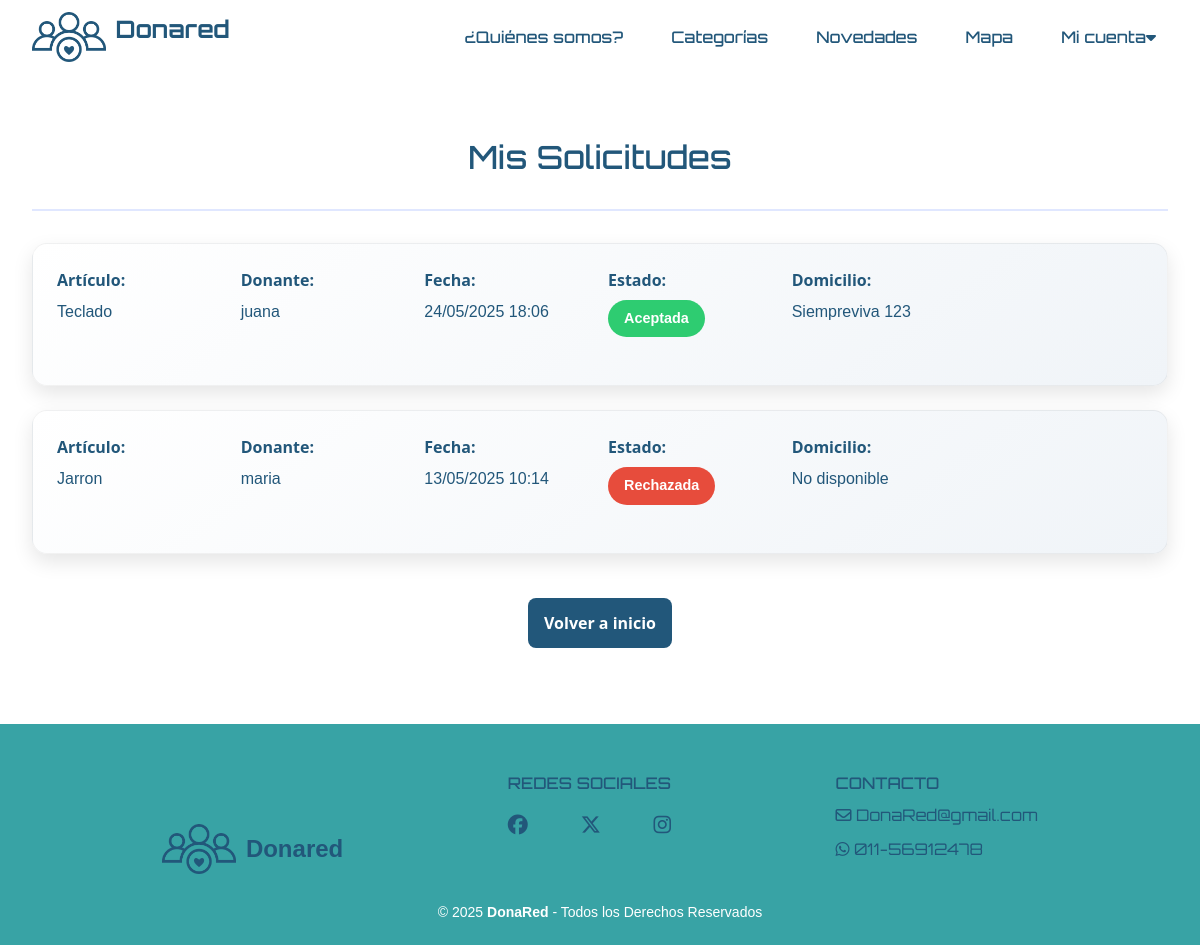
/solicitudes/ (signed in), run on an earlier commit of the app's database.
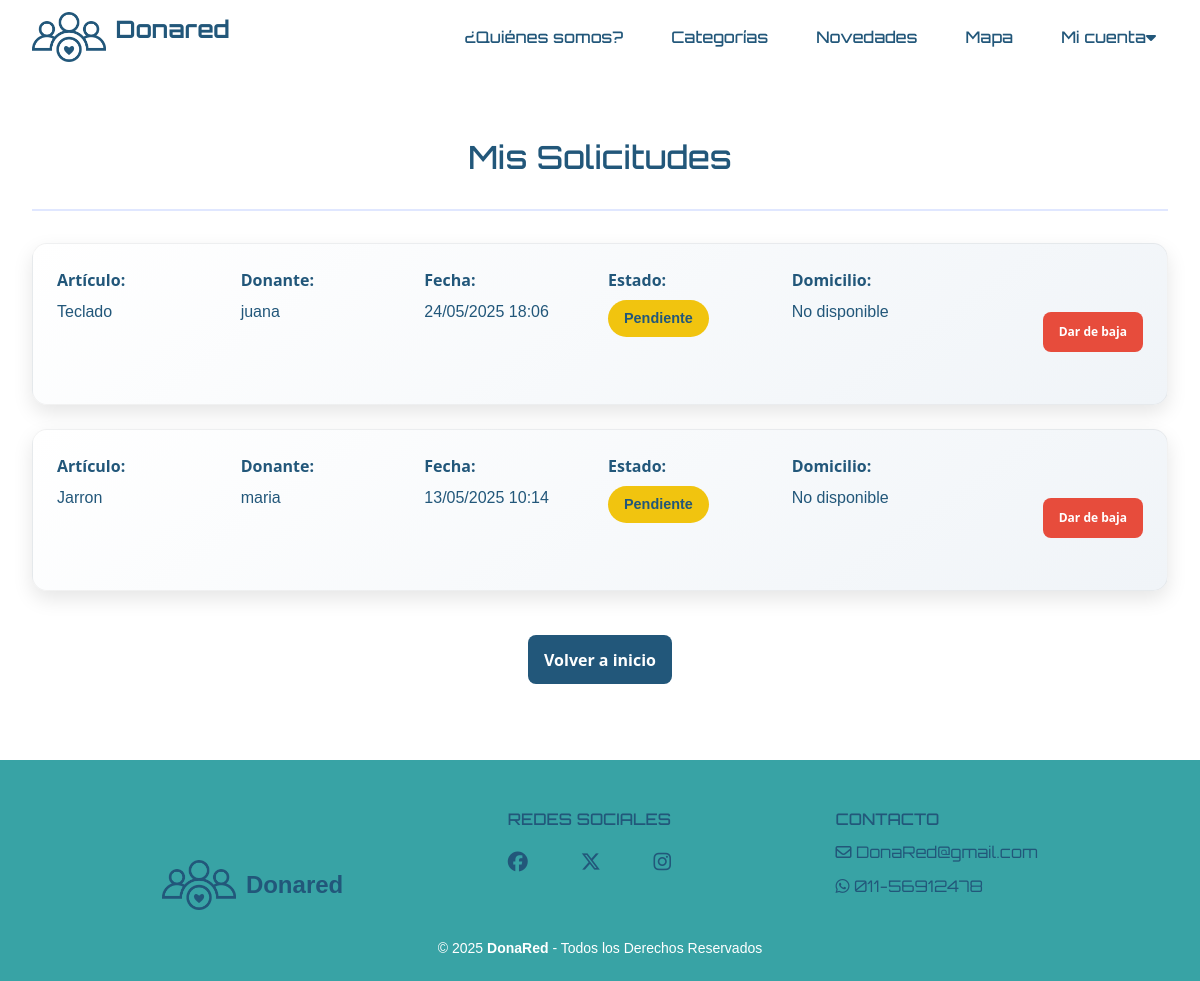
And on a later commit of the database.
### donaredapp/models.py (models this page shows, shortened)
class Solicitud(models.Model):
    item = models.ForeignKey(Item, on_delete=models.CASCADE, related_name='item_solicitudes')
    donante = models.ForeignKey(User, on_delete=models.CASCADE, related_name='donante_solicitudes')
    beneficiario = models.ForeignKey(User, on_delete=models.CASCADE, related_name='beneficiario_solicitudes')
    fecha_creacion = models.DateTimeField(auto_now_add=True)
    STATUS_CHOICES = [
        ('PENDIENTE', 'Pendiente'),
        ('ACEPTADA', 'Aceptada'),
        ('RECHAZADA', 'Rechazada'),
        ('CONCRETADA', 'Concretada'),
    ]
    estado = models.CharField(max_length=20, choices=STATUS_CHOICES, default='PENDIENTE')
    class Meta:
        unique_together = ['item', 'beneficiario']
        verbose_name = 'Donación'
        verbose_name_plural = 'Donaciones'

class Item(models.Model):
    nombre = models.CharField(max_length=100)
    descripcion = models.TextField(max_length=500)
    categoria = models.ForeignKey(Categoria, on_delete=models.CASCADE)
    fecha_creacion = models.DateTimeField(auto_now_add=True)
    usuario = models.ForeignKey(
        User,
        on_delete=models.CASCADE,
        related_name='items',
        null=True,
    )
    imagen = models.ImageField(upload_to='items/', null=True, blank=True, default='items/sin_imagen.png')
    domicilio = models.CharField(max_length=255, null=True, blank=True)
    activo = models.BooleanField(default=True)
    latitude = models.DecimalField(max_digits=9, decimal_places=6, null=True, blank=True)
    longitude = models.DecimalField(max_digits=9, decimal_places=6, null=True, blank=True)

### donaredapp/views_solicitudes.py (the view)
# urls.py: path('solicitudes/', views_solicitudes.solicitudes, name='solicitudes'),
@login_required
def solicitudes(request):
    solicitudes = Solicitud.objects.filter(beneficiario=request.user).order_by('-fecha_creacion')
    for solicitud in solicitudes:
        if solicitud.item and solicitud.item.domicilio:
            domicilio_parts = solicitud.item.domicilio.split(',')
            solicitud.display_domicilio = ', '.join(part.strip() for part in domicilio_parts[:3])
        else:
            solicitud.display_domicilio = "No especificado"
    return render(request, 'donaredapp/solicitudes.html', {
        'solicitudes': solicitudes,
    })

### donaredapp/templates/donaredapp/solicitudes.html (shortened to what this page needs)
{% extends 'donaredapp/base.html' %}
{% load static %}
{% block content %}
<section class="solicitudes-container">
    <div class="solicitudes-header">
        <h2>Mis Solicitudes</h2>
    </div>
    {% if solicitudes %}
        {% for solicitud in solicitudes %}
        <div class="solicitud-card">
            <div class="solicitud-info">
                <div>
                    <strong>Artículo:</strong>
                    <p><a href="{% url 'donaredapp:tarjeta' item_id=solicitud.item.id %}">{{ solicitud.item.nombre }}</a></p>
                </div>
                <div>
                    <strong>Donante:</strong>
                    <p>{{ solicitud.donante.username }}</p>
                </div>
                <div>
                    <strong>Fecha:</strong>
                    <p>{{ solicitud.fecha_creacion|date:"d/m/Y H:i" }}</p>
                </div>
                <div>
                    <strong>Estado:</strong>
                    <p><span class="estado-badge estado-{{ solicitud.estado|lower }}">{{ solicitud.get_estado_display }}</span></p>
                </div>
                <div>
                    <strong>Domicilio:</strong>
                    <p>{% if solicitud.estado == 'ACEPTADA' %}{{ solicitud.item.domicilio }}{% else %}No disponible{% endif %}</p>
                </div>
                <div class="solicitud-actions">
                {% if solicitud.estado == 'PENDIENTE' %}
                <button class="btn btn-danger" onclick="confirmarBaja(this)" data-url="{% url 'donaredapp:gestionar_solicitud' solicitud_id=solicitud.id %}">Dar de baja</button>
                {% endif %}
                </div>
            </div>
        </div>
        {% endfor %}
    {% else %}
        <div class="solicitud-card">
            <p class="text-center">No tienes solicitudes activas.</p>
        </div>
    {% endif %}
    <div class="solicitud-actions" style="justify-content: center; margin-top: 2rem;">
        <a href="{% url 'donaredapp:index' %}" class="btn btn-primary">Volver a inicio</a>
    </div>
</section>
{% endblock %}

What changed in the data, as far as the page shows it:
changed Solicitud "Teclado": estado "Aceptada" → "Pendiente"; item.domicilio "Siempreviva 123" → (not shown); now shows "No disponible Dar de baja"
changed Solicitud "Jarron": estado "Rechazada" → "Pendiente"; now shows "Dar de baja"
